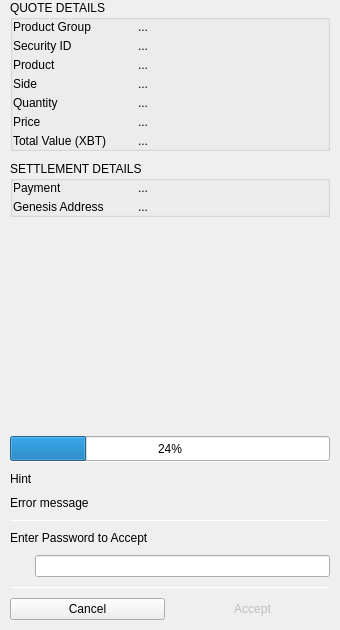
<?xml version="1.0" encoding="UTF-8"?>
<ui version="4.0">
 <class>DealerCCSettlementDialog</class>
 <widget class="QDialog" name="DealerCCSettlementDialog">
  <property name="geometry">
   <rect>
    <x>0</x>
    <y>0</y>
    <width>340</width>
    <height>630</height>
   </rect>
  </property>
  <property name="sizePolicy">
   <sizepolicy hsizetype="Fixed" vsizetype="Fixed">
    <horstretch>0</horstretch>
    <verstretch>0</verstretch>
   </sizepolicy>
  </property>
  <property name="minimumSize">
   <size>
    <width>340</width>
    <height>630</height>
   </size>
  </property>
  <property name="windowTitle">
   <string>Dealer's CC Settlement</string>
  </property>
  <layout class="QVBoxLayout" name="verticalLayout_4">
   <property name="spacing">
    <number>0</number>
   </property>
   <property name="leftMargin">
    <number>0</number>
   </property>
   <property name="topMargin">
    <number>0</number>
   </property>
   <property name="rightMargin">
    <number>0</number>
   </property>
   <property name="bottomMargin">
    <number>0</number>
   </property>
   <item>
    <widget class="QWidget" name="verticalWidget" native="true">
     <property name="sizePolicy">
      <sizepolicy hsizetype="Preferred" vsizetype="Expanding">
       <horstretch>0</horstretch>
       <verstretch>0</verstretch>
      </sizepolicy>
     </property>
     <property name="minimumSize">
      <size>
       <width>0</width>
       <height>0</height>
      </size>
     </property>
     <property name="maximumSize">
      <size>
       <width>16777215</width>
       <height>16777215</height>
      </size>
     </property>
     <layout class="QVBoxLayout" name="verticalLayout_3">
      <property name="spacing">
       <number>10</number>
      </property>
      <property name="leftMargin">
       <number>10</number>
      </property>
      <property name="topMargin">
       <number>0</number>
      </property>
      <property name="rightMargin">
       <number>10</number>
      </property>
      <property name="bottomMargin">
       <number>0</number>
      </property>
      <item>
       <widget class="QGroupBox" name="groupBox_2">
        <property name="maximumSize">
         <size>
          <width>16777215</width>
          <height>16777215</height>
         </size>
        </property>
        <property name="title">
         <string>QUOTE DETAILS</string>
        </property>
        <layout class="QVBoxLayout" name="verticalLayout_5">
         <property name="spacing">
          <number>5</number>
         </property>
         <property name="leftMargin">
          <number>0</number>
         </property>
         <property name="topMargin">
          <number>0</number>
         </property>
         <property name="rightMargin">
          <number>0</number>
         </property>
         <property name="bottomMargin">
          <number>0</number>
         </property>
         <item>
          <widget class="QWidget" name="horizontalWidget" native="true">
           <property name="minimumSize">
            <size>
             <width>0</width>
             <height>0</height>
            </size>
           </property>
           <layout class="QHBoxLayout" name="horizontalLayout_2">
            <property name="spacing">
             <number>5</number>
            </property>
            <property name="leftMargin">
             <number>0</number>
            </property>
            <property name="topMargin">
             <number>0</number>
            </property>
            <property name="rightMargin">
             <number>0</number>
            </property>
            <property name="bottomMargin">
             <number>0</number>
            </property>
            <item>
             <widget class="QLabel" name="label_8">
              <property name="minimumSize">
               <size>
                <width>120</width>
                <height>0</height>
               </size>
              </property>
              <property name="maximumSize">
               <size>
                <width>100</width>
                <height>16777215</height>
               </size>
              </property>
              <property name="text">
               <string>Product Group</string>
              </property>
              <property name="wordWrap">
               <bool>true</bool>
              </property>
             </widget>
            </item>
            <item>
             <widget class="QLabel" name="labelProductGroup">
              <property name="text">
               <string>...</string>
              </property>
              <property name="wordWrap">
               <bool>true</bool>
              </property>
              <property name="whiteLabel" stdset="0">
               <bool>true</bool>
              </property>
             </widget>
            </item>
           </layout>
          </widget>
         </item>
         <item>
          <widget class="QWidget" name="horizontalWidget1" native="true">
           <property name="minimumSize">
            <size>
             <width>0</width>
             <height>0</height>
            </size>
           </property>
           <layout class="QHBoxLayout" name="horizontalLayout_3">
            <property name="spacing">
             <number>5</number>
            </property>
            <property name="leftMargin">
             <number>0</number>
            </property>
            <property name="topMargin">
             <number>0</number>
            </property>
            <property name="rightMargin">
             <number>0</number>
            </property>
            <property name="bottomMargin">
             <number>0</number>
            </property>
            <item>
             <widget class="QLabel" name="label_2">
              <property name="minimumSize">
               <size>
                <width>120</width>
                <height>0</height>
               </size>
              </property>
              <property name="maximumSize">
               <size>
                <width>100</width>
                <height>16777215</height>
               </size>
              </property>
              <property name="text">
               <string>Security ID</string>
              </property>
              <property name="wordWrap">
               <bool>true</bool>
              </property>
             </widget>
            </item>
            <item>
             <widget class="QLabel" name="labelSecurityId">
              <property name="text">
               <string>...</string>
              </property>
              <property name="wordWrap">
               <bool>true</bool>
              </property>
              <property name="whiteLabel" stdset="0">
               <bool>true</bool>
              </property>
             </widget>
            </item>
           </layout>
          </widget>
         </item>
         <item>
          <widget class="QWidget" name="horizontalWidget2" native="true">
           <property name="minimumSize">
            <size>
             <width>0</width>
             <height>0</height>
            </size>
           </property>
           <layout class="QHBoxLayout" name="horizontalLayout_4">
            <property name="spacing">
             <number>5</number>
            </property>
            <property name="leftMargin">
             <number>0</number>
            </property>
            <property name="topMargin">
             <number>0</number>
            </property>
            <property name="rightMargin">
             <number>0</number>
            </property>
            <property name="bottomMargin">
             <number>0</number>
            </property>
            <item>
             <widget class="QLabel" name="label_3">
              <property name="minimumSize">
               <size>
                <width>120</width>
                <height>0</height>
               </size>
              </property>
              <property name="maximumSize">
               <size>
                <width>100</width>
                <height>16777215</height>
               </size>
              </property>
              <property name="text">
               <string>Product</string>
              </property>
              <property name="wordWrap">
               <bool>true</bool>
              </property>
             </widget>
            </item>
            <item>
             <widget class="QLabel" name="labelProduct">
              <property name="text">
               <string>...</string>
              </property>
              <property name="wordWrap">
               <bool>true</bool>
              </property>
              <property name="whiteLabel" stdset="0">
               <bool>true</bool>
              </property>
             </widget>
            </item>
           </layout>
          </widget>
         </item>
         <item>
          <widget class="QWidget" name="horizontalWidget3" native="true">
           <property name="minimumSize">
            <size>
             <width>0</width>
             <height>0</height>
            </size>
           </property>
           <layout class="QHBoxLayout" name="horizontalLayout_5">
            <property name="spacing">
             <number>5</number>
            </property>
            <property name="leftMargin">
             <number>0</number>
            </property>
            <property name="topMargin">
             <number>0</number>
            </property>
            <property name="rightMargin">
             <number>0</number>
            </property>
            <property name="bottomMargin">
             <number>0</number>
            </property>
            <item>
             <widget class="QLabel" name="label_4">
              <property name="minimumSize">
               <size>
                <width>120</width>
                <height>0</height>
               </size>
              </property>
              <property name="maximumSize">
               <size>
                <width>100</width>
                <height>16777215</height>
               </size>
              </property>
              <property name="text">
               <string>Side</string>
              </property>
              <property name="wordWrap">
               <bool>true</bool>
              </property>
             </widget>
            </item>
            <item>
             <widget class="QLabel" name="labelSide">
              <property name="text">
               <string>...</string>
              </property>
              <property name="wordWrap">
               <bool>true</bool>
              </property>
              <property name="whiteLabel" stdset="0">
               <bool>true</bool>
              </property>
             </widget>
            </item>
           </layout>
          </widget>
         </item>
         <item>
          <widget class="QWidget" name="horizontalWidget4" native="true">
           <property name="minimumSize">
            <size>
             <width>0</width>
             <height>0</height>
            </size>
           </property>
           <layout class="QHBoxLayout" name="horizontalLayout_6">
            <property name="spacing">
             <number>5</number>
            </property>
            <property name="leftMargin">
             <number>0</number>
            </property>
            <property name="topMargin">
             <number>0</number>
            </property>
            <property name="rightMargin">
             <number>0</number>
            </property>
            <property name="bottomMargin">
             <number>0</number>
            </property>
            <item>
             <widget class="QLabel" name="label_5">
              <property name="minimumSize">
               <size>
                <width>120</width>
                <height>0</height>
               </size>
              </property>
              <property name="maximumSize">
               <size>
                <width>100</width>
                <height>16777215</height>
               </size>
              </property>
              <property name="text">
               <string>Quantity</string>
              </property>
              <property name="wordWrap">
               <bool>true</bool>
              </property>
             </widget>
            </item>
            <item>
             <widget class="QLabel" name="labelQuantity">
              <property name="text">
               <string>...</string>
              </property>
              <property name="wordWrap">
               <bool>true</bool>
              </property>
              <property name="whiteLabel" stdset="0">
               <bool>true</bool>
              </property>
             </widget>
            </item>
           </layout>
          </widget>
         </item>
         <item>
          <widget class="QWidget" name="horizontalWidget5" native="true">
           <property name="minimumSize">
            <size>
             <width>0</width>
             <height>0</height>
            </size>
           </property>
           <layout class="QHBoxLayout" name="horizontalLayout_7">
            <property name="spacing">
             <number>5</number>
            </property>
            <property name="leftMargin">
             <number>0</number>
            </property>
            <property name="topMargin">
             <number>0</number>
            </property>
            <property name="rightMargin">
             <number>0</number>
            </property>
            <property name="bottomMargin">
             <number>0</number>
            </property>
            <item>
             <widget class="QLabel" name="label_6">
              <property name="minimumSize">
               <size>
                <width>120</width>
                <height>0</height>
               </size>
              </property>
              <property name="maximumSize">
               <size>
                <width>100</width>
                <height>16777215</height>
               </size>
              </property>
              <property name="text">
               <string>Price</string>
              </property>
              <property name="wordWrap">
               <bool>true</bool>
              </property>
             </widget>
            </item>
            <item>
             <widget class="QLabel" name="labelPrice">
              <property name="text">
               <string>...</string>
              </property>
              <property name="wordWrap">
               <bool>true</bool>
              </property>
              <property name="whiteLabel" stdset="0">
               <bool>true</bool>
              </property>
             </widget>
            </item>
           </layout>
          </widget>
         </item>
         <item>
          <widget class="QWidget" name="horizontalWidget6" native="true">
           <property name="minimumSize">
            <size>
             <width>0</width>
             <height>0</height>
            </size>
           </property>
           <layout class="QHBoxLayout" name="horizontalLayout_8">
            <property name="spacing">
             <number>5</number>
            </property>
            <property name="leftMargin">
             <number>0</number>
            </property>
            <property name="topMargin">
             <number>0</number>
            </property>
            <property name="rightMargin">
             <number>0</number>
            </property>
            <property name="bottomMargin">
             <number>0</number>
            </property>
            <item>
             <widget class="QLabel" name="label_7">
              <property name="minimumSize">
               <size>
                <width>120</width>
                <height>0</height>
               </size>
              </property>
              <property name="maximumSize">
               <size>
                <width>100</width>
                <height>16777215</height>
               </size>
              </property>
              <property name="text">
               <string>Total Value (XBT)</string>
              </property>
              <property name="wordWrap">
               <bool>true</bool>
              </property>
             </widget>
            </item>
            <item>
             <widget class="QLabel" name="labelTotal">
              <property name="text">
               <string>...</string>
              </property>
              <property name="wordWrap">
               <bool>true</bool>
              </property>
              <property name="whiteLabel" stdset="0">
               <bool>true</bool>
              </property>
             </widget>
            </item>
           </layout>
          </widget>
         </item>
        </layout>
       </widget>
      </item>
      <item>
       <widget class="QGroupBox" name="groupBox_3">
        <property name="maximumSize">
         <size>
          <width>16777215</width>
          <height>16777215</height>
         </size>
        </property>
        <property name="title">
         <string>SETTLEMENT DETAILS</string>
        </property>
        <layout class="QVBoxLayout" name="verticalLayout_2">
         <property name="spacing">
          <number>5</number>
         </property>
         <property name="leftMargin">
          <number>0</number>
         </property>
         <property name="topMargin">
          <number>0</number>
         </property>
         <property name="rightMargin">
          <number>0</number>
         </property>
         <property name="bottomMargin">
          <number>0</number>
         </property>
         <item>
          <widget class="QWidget" name="horizontalWidget8" native="true">
           <property name="minimumSize">
            <size>
             <width>0</width>
             <height>0</height>
            </size>
           </property>
           <layout class="QHBoxLayout" name="horizontalLayout_10">
            <property name="spacing">
             <number>5</number>
            </property>
            <property name="leftMargin">
             <number>0</number>
            </property>
            <property name="topMargin">
             <number>0</number>
            </property>
            <property name="rightMargin">
             <number>0</number>
            </property>
            <property name="bottomMargin">
             <number>0</number>
            </property>
            <item>
             <widget class="QLabel" name="labelPaymentName">
              <property name="minimumSize">
               <size>
                <width>120</width>
                <height>0</height>
               </size>
              </property>
              <property name="maximumSize">
               <size>
                <width>120</width>
                <height>16777215</height>
               </size>
              </property>
              <property name="text">
               <string>Payment</string>
              </property>
              <property name="wordWrap">
               <bool>true</bool>
              </property>
             </widget>
            </item>
            <item>
             <widget class="QLabel" name="labelPayment">
              <property name="text">
               <string>...</string>
              </property>
              <property name="wordWrap">
               <bool>true</bool>
              </property>
              <property name="whiteLabel" stdset="0">
               <bool>true</bool>
              </property>
             </widget>
            </item>
           </layout>
          </widget>
         </item>
         <item>
          <widget class="QWidget" name="horizontalWidget10" native="true">
           <property name="minimumSize">
            <size>
             <width>0</width>
             <height>0</height>
            </size>
           </property>
           <layout class="QHBoxLayout" name="horizontalLayout_12">
            <property name="spacing">
             <number>5</number>
            </property>
            <property name="leftMargin">
             <number>0</number>
            </property>
            <property name="topMargin">
             <number>0</number>
            </property>
            <property name="rightMargin">
             <number>0</number>
            </property>
            <property name="bottomMargin">
             <number>0</number>
            </property>
            <item>
             <widget class="QLabel" name="labelAddressdescription">
              <property name="minimumSize">
               <size>
                <width>120</width>
                <height>0</height>
               </size>
              </property>
              <property name="maximumSize">
               <size>
                <width>120</width>
                <height>16777215</height>
               </size>
              </property>
              <property name="text">
               <string>Genesis Address</string>
              </property>
              <property name="wordWrap">
               <bool>true</bool>
              </property>
             </widget>
            </item>
            <item>
             <widget class="QLabel" name="labelGenesisAddress">
              <property name="text">
               <string>...</string>
              </property>
              <property name="wordWrap">
               <bool>true</bool>
              </property>
              <property name="whiteLabel" stdset="0">
               <bool>true</bool>
              </property>
             </widget>
            </item>
           </layout>
          </widget>
         </item>
        </layout>
       </widget>
      </item>
      <item>
       <spacer name="verticalSpacer">
        <property name="orientation">
         <enum>Qt::Vertical</enum>
        </property>
        <property name="sizeHint" stdset="0">
         <size>
          <width>20</width>
          <height>40</height>
         </size>
        </property>
       </spacer>
      </item>
      <item>
       <widget class="QProgressBar" name="progressBar">
        <property name="minimumSize">
         <size>
          <width>0</width>
          <height>25</height>
         </size>
        </property>
        <property name="maximumSize">
         <size>
          <width>16777215</width>
          <height>25</height>
         </size>
        </property>
        <property name="value">
         <number>24</number>
        </property>
       </widget>
      </item>
     </layout>
    </widget>
   </item>
   <item>
    <widget class="QWidget" name="verticalWidgetPassword" native="true">
     <property name="minimumSize">
      <size>
       <width>0</width>
       <height>50</height>
      </size>
     </property>
     <property name="darkOverlay" stdset="0">
      <bool>true</bool>
     </property>
     <layout class="QVBoxLayout" name="verticalLayout">
      <property name="spacing">
       <number>10</number>
      </property>
      <property name="leftMargin">
       <number>10</number>
      </property>
      <property name="topMargin">
       <number>0</number>
      </property>
      <property name="rightMargin">
       <number>10</number>
      </property>
      <property name="bottomMargin">
       <number>0</number>
      </property>
      <item>
       <widget class="Line" name="line">
        <property name="minimumSize">
         <size>
          <width>0</width>
          <height>1</height>
         </size>
        </property>
        <property name="maximumSize">
         <size>
          <width>16777215</width>
          <height>1</height>
         </size>
        </property>
        <property name="orientation">
         <enum>Qt::Horizontal</enum>
        </property>
       </widget>
      </item>
      <item>
       <widget class="QLabel" name="labelHint">
        <property name="text">
         <string>Hint</string>
        </property>
        <property name="alignment">
         <set>Qt::AlignLeading|Qt::AlignLeft|Qt::AlignVCenter</set>
        </property>
        <property name="wordWrap">
         <bool>true</bool>
        </property>
       </widget>
      </item>
      <item>
       <widget class="QLabel" name="labelError">
        <property name="text">
         <string>Error message</string>
        </property>
        <property name="alignment">
         <set>Qt::AlignLeading|Qt::AlignLeft|Qt::AlignVCenter</set>
        </property>
        <property name="wordWrap">
         <bool>true</bool>
        </property>
        <property name="errorMessage" stdset="0">
         <bool>true</bool>
        </property>
       </widget>
      </item>
      <item>
       <widget class="Line" name="line_3">
        <property name="minimumSize">
         <size>
          <width>0</width>
          <height>1</height>
         </size>
        </property>
        <property name="maximumSize">
         <size>
          <width>16777215</width>
          <height>1</height>
         </size>
        </property>
        <property name="orientation">
         <enum>Qt::Horizontal</enum>
        </property>
       </widget>
      </item>
      <item>
       <widget class="QLabel" name="labelPasswordHint">
        <property name="text">
         <string>Enter Password to Accept</string>
        </property>
        <property name="wordWrap">
         <bool>true</bool>
        </property>
        <property name="italicLabel" stdset="0">
         <bool>false</bool>
        </property>
       </widget>
      </item>
      <item>
       <widget class="QWidget" name="horizontalWidgetPassword" native="true">
        <layout class="QHBoxLayout" name="horizontalLayout_13">
         <property name="spacing">
          <number>5</number>
         </property>
         <property name="leftMargin">
          <number>0</number>
         </property>
         <property name="topMargin">
          <number>0</number>
         </property>
         <property name="rightMargin">
          <number>0</number>
         </property>
         <property name="bottomMargin">
          <number>0</number>
         </property>
         <item>
          <widget class="QLabel" name="labelPasswordIcon">
           <property name="minimumSize">
            <size>
             <width>20</width>
             <height>20</height>
            </size>
           </property>
           <property name="maximumSize">
            <size>
             <width>20</width>
             <height>20</height>
            </size>
           </property>
           <property name="text">
            <string/>
           </property>
           <property name="pixmap">
            <pixmap resource="armory.qrc">:/resources/sign@2x.png</pixmap>
           </property>
           <property name="scaledContents">
            <bool>true</bool>
           </property>
           <property name="alignment">
            <set>Qt::AlignCenter</set>
           </property>
          </widget>
         </item>
         <item>
          <widget class="QLineEdit" name="lineEditPassword">
           <property name="echoMode">
            <enum>QLineEdit::Password</enum>
           </property>
           <property name="signInput" stdset="0">
            <bool>true</bool>
           </property>
          </widget>
         </item>
        </layout>
       </widget>
      </item>
      <item>
       <widget class="Line" name="line_2">
        <property name="minimumSize">
         <size>
          <width>0</width>
          <height>1</height>
         </size>
        </property>
        <property name="maximumSize">
         <size>
          <width>16777215</width>
          <height>1</height>
         </size>
        </property>
        <property name="orientation">
         <enum>Qt::Horizontal</enum>
        </property>
       </widget>
      </item>
     </layout>
    </widget>
   </item>
   <item>
    <widget class="QWidget" name="widget" native="true">
     <property name="maximumSize">
      <size>
       <width>16777215</width>
       <height>16777215</height>
      </size>
     </property>
     <property name="buttonBar" stdset="0">
      <bool>true</bool>
     </property>
     <layout class="QHBoxLayout" name="horizontalLayout">
      <property name="spacing">
       <number>10</number>
      </property>
      <property name="leftMargin">
       <number>10</number>
      </property>
      <property name="topMargin">
       <number>10</number>
      </property>
      <property name="rightMargin">
       <number>10</number>
      </property>
      <property name="bottomMargin">
       <number>10</number>
      </property>
      <item>
       <widget class="QPushButton" name="pushButtonCancel">
        <property name="styleSheet">
         <string notr="true"/>
        </property>
        <property name="text">
         <string>Cancel</string>
        </property>
        <property name="autoDefault">
         <bool>false</bool>
        </property>
       </widget>
      </item>
      <item>
       <widget class="QPushButton" name="pushButtonAccept">
        <property name="enabled">
         <bool>false</bool>
        </property>
        <property name="styleSheet">
         <string notr="true"/>
        </property>
        <property name="text">
         <string>Accept</string>
        </property>
        <property name="default">
         <bool>true</bool>
        </property>
        <property name="flat">
         <bool>true</bool>
        </property>
       </widget>
      </item>
     </layout>
    </widget>
   </item>
  </layout>
 </widget>
 <resources>
  <include location="armory.qrc"/>
 </resources>
 <connections/>
</ui>
